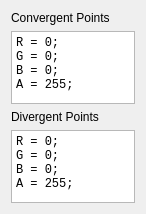
            <widget class="QWidget" name="ToolBoxPage2_2">
             <property name="geometry">
              <rect>
               <x>0</x>
               <y>0</y>
               <width>146</width>
               <height>214</height>
              </rect>
             </property>
             <attribute name="label">
              <string>Page 2 of 4 - DEFINE COLOURS</string>
             </attribute>
             <layout class="QGridLayout" name="gridLayout_11">
              <item row="0" column="0">
               <layout class="QGridLayout" name="gridLayout_19">
                <item row="0" column="0" colspan="2">
                 <widget class="QLabel" name="label_26">
                  <property name="text">
                   <string>Convergent Points</string>
                  </property>
                 </widget>
                </item>
                <item row="1" column="0" colspan="2">
                 <widget class="QPlainTextEdit" name="Convergent_Points_Colour_Formula">
                  <property name="font">
                   <font>
                    <family>Consolas</family>
                   </font>
                  </property>
                  <property name="plainText">
                   <string>R = 0;
G = 0;
B = 0;
A = 255;</string>
                  </property>
                 </widget>
                </item>
               </layout>
              </item>
              <item row="1" column="0">
               <layout class="QGridLayout" name="gridLayout_20">
                <item row="0" column="0" colspan="2">
                 <widget class="QLabel" name="label_27">
                  <property name="text">
                   <string>Divergent Points</string>
                  </property>
                 </widget>
                </item>
                <item row="1" column="0" colspan="2">
                 <widget class="QPlainTextEdit" name="Divergent_Points_Colour_Formula">
                  <property name="font">
                   <font>
                    <family>Consolas</family>
                   </font>
                  </property>
                  <property name="plainText">
                   <string>R = 0;
G = 0;
B = 0;
A = 255;</string>
                  </property>
                 </widget>
                </item>
               </layout>
              </item>
             </layout>
            </widget>
